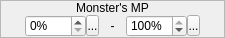
           <widget class="QWidget" name="wMonstersMP">
            <property name="minimumSize">
             <size>
              <width>225</width>
              <height>38</height>
             </size>
            </property>
            <property name="maximumSize">
             <size>
              <width>225</width>
              <height>38</height>
             </size>
            </property>
            <layout class="QVBoxLayout" name="verticalLayout_11">
             <property name="spacing">
              <number>3</number>
             </property>
             <property name="margin">
              <number>0</number>
             </property>
             <item>
              <widget class="QFrame" name="frame_9">
               <property name="frameShape">
                <enum>QFrame::StyledPanel</enum>
               </property>
               <property name="frameShadow">
                <enum>QFrame::Raised</enum>
               </property>
               <layout class="QVBoxLayout" name="verticalLayout_19">
                <property name="spacing">
                 <number>0</number>
                </property>
                <property name="margin">
                 <number>0</number>
                </property>
                <item>
                 <widget class="QLabel" name="label_8">
                  <property name="sizePolicy">
                   <sizepolicy hsizetype="Preferred" vsizetype="Fixed">
                    <horstretch>0</horstretch>
                    <verstretch>0</verstretch>
                   </sizepolicy>
                  </property>
                  <property name="text">
                   <string>Monster's MP</string>
                  </property>
                  <property name="alignment">
                   <set>Qt::AlignCenter</set>
                  </property>
                 </widget>
                </item>
                <item>
                 <widget class="QWidget" name="widget_13" native="true">
                  <layout class="QHBoxLayout" name="horizontalLayout_7">
                   <property name="spacing">
                    <number>0</number>
                   </property>
                   <property name="leftMargin">
                    <number>24</number>
                   </property>
                   <property name="topMargin">
                    <number>0</number>
                   </property>
                   <property name="rightMargin">
                    <number>24</number>
                   </property>
                   <property name="bottomMargin">
                    <number>0</number>
                   </property>
                   <item>
                    <widget class="QSpinBox" name="sbMinMonstersMP">
                     <property name="sizePolicy">
                      <sizepolicy hsizetype="Fixed" vsizetype="Fixed">
                       <horstretch>0</horstretch>
                       <verstretch>0</verstretch>
                      </sizepolicy>
                     </property>
                     <property name="minimumSize">
                      <size>
                       <width>61</width>
                       <height>0</height>
                      </size>
                     </property>
                     <property name="maximumSize">
                      <size>
                       <width>61</width>
                       <height>16777215</height>
                      </size>
                     </property>
                     <property name="suffix">
                      <string>%</string>
                     </property>
                     <property name="minimum">
                      <number>0</number>
                     </property>
                     <property name="maximum">
                      <number>100</number>
                     </property>
                     <property name="value">
                      <number>0</number>
                     </property>
                    </widget>
                   </item>
                   <item>
                    <widget class="SpinBoxSideButton" name="bMinMonstersMPSideButton">
                     <property name="minimumSize">
                      <size>
                       <width>13</width>
                       <height>21</height>
                      </size>
                     </property>
                     <property name="maximumSize">
                      <size>
                       <width>13</width>
                       <height>21</height>
                      </size>
                     </property>
                     <property name="text">
                      <string>...</string>
                     </property>
                     <property name="icon">
                      <iconset resource="gui_icons.qrc">
                       <normaloff>:/icons/spinBoxSideButton.png</normaloff>:/icons/spinBoxSideButton.png</iconset>
                     </property>
                    </widget>
                   </item>
                   <item>
                    <widget class="QLabel" name="label_16">
                     <property name="sizePolicy">
                      <sizepolicy hsizetype="Expanding" vsizetype="Preferred">
                       <horstretch>0</horstretch>
                       <verstretch>0</verstretch>
                      </sizepolicy>
                     </property>
                     <property name="text">
                      <string>-</string>
                     </property>
                     <property name="alignment">
                      <set>Qt::AlignCenter</set>
                     </property>
                    </widget>
                   </item>
                   <item>
                    <widget class="QSpinBox" name="sbMaxMonstersMP">
                     <property name="sizePolicy">
                      <sizepolicy hsizetype="Fixed" vsizetype="Fixed">
                       <horstretch>0</horstretch>
                       <verstretch>0</verstretch>
                      </sizepolicy>
                     </property>
                     <property name="minimumSize">
                      <size>
                       <width>61</width>
                       <height>0</height>
                      </size>
                     </property>
                     <property name="maximumSize">
                      <size>
                       <width>61</width>
                       <height>16777215</height>
                      </size>
                     </property>
                     <property name="suffix">
                      <string>%</string>
                     </property>
                     <property name="minimum">
                      <number>0</number>
                     </property>
                     <property name="maximum">
                      <number>100</number>
                     </property>
                     <property name="value">
                      <number>100</number>
                     </property>
                    </widget>
                   </item>
                   <item>
                    <widget class="SpinBoxSideButton" name="bMaxMonstersMPSideButton">
                     <property name="minimumSize">
                      <size>
                       <width>13</width>
                       <height>21</height>
                      </size>
                     </property>
                     <property name="maximumSize">
                      <size>
                       <width>13</width>
                       <height>21</height>
                      </size>
                     </property>
                     <property name="text">
                      <string>...</string>
                     </property>
                     <property name="icon">
                      <iconset resource="gui_icons.qrc">
                       <normaloff>:/icons/spinBoxSideButton.png</normaloff>:/icons/spinBoxSideButton.png</iconset>
                     </property>
                    </widget>
                   </item>
                  </layout>
                 </widget>
                </item>
               </layout>
              </widget>
             </item>
            </layout>
           </widget>
